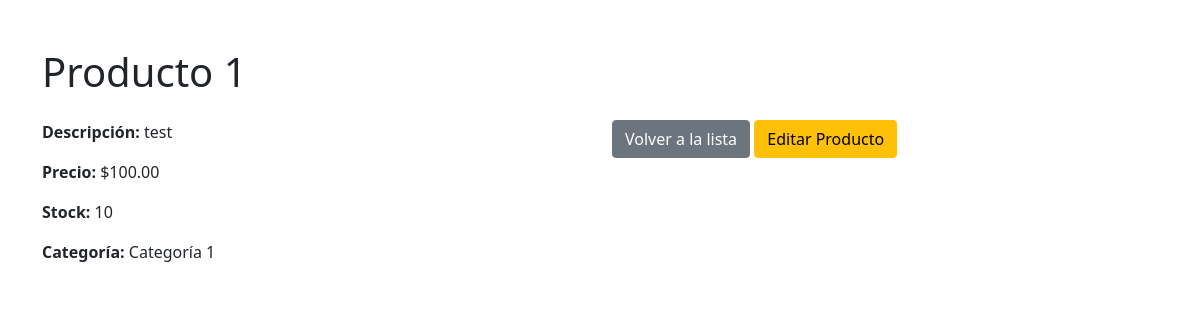
/productos/1/, run on the app's committed database.
### Gestor/models.py (models this page shows, shortened)
class Producto(models.Model):
    class Meta:
        pass
    nombre = models.CharField(max_length=100)
    descripcion = models.TextField()
    precio = models.DecimalField(max_digits=10, decimal_places=2)
    stock = models.IntegerField()
    categoria = models.CharField(max_length=50)

### Gestor/views.py (the view)
# urls.py: path('productos/<int:pk>/', views.detalle_producto, name='detalle_producto'),
def detalle_producto(request, pk):
    producto = get_object_or_404(Producto, pk=pk)
    if request.method == 'POST':
        form = ProductoForm(request.POST, instance=producto)
        if form.is_valid():
            form.save()
            return redirect('Gestor:detalle_producto', pk=producto.pk)
    else:
        form = ProductoForm(instance=producto)
    return render(request, 'productos/detalle_producto.html',{'producto':producto, 'form': form})

### Gestor/templates/productos/detalle_producto.html (shortened to what this page needs)
<!DOCTYPE html>
<html lang="es">
<head>
    <link href="https://cdn.jsdelivr.net/npm/bootstrap@5.1.3/dist/css/bootstrap.min.css" rel="stylesheet">
</head>
<body>
    <div class="container mt-5">
        <h1 class="mb-4">{{ producto.nombre }}</h1>
        <div class="row">
            <div class="col-md-6">
                <p><strong>Descripción:</strong> {{ producto.descripcion }}</p>
                <p><strong>Precio:</strong> ${{ producto.precio }}</p>
                <p><strong>Stock:</strong> {{ producto.stock }}</p>
                <p><strong>Categoría:</strong> {{ producto.categoria }}</p>
            </div>
            <div class="col-md-6">
                <a href="{% url 'Gestor:lista_producto' %}" class="btn btn-secondary">Volver a la lista</a>
                <a href="#" onclick="document.getElementById('edit-form').style.display='block'" class="btn btn-warning">Editar Producto</a>
            </div>
        </div>
    </div>
</body>
</html>

### data on the page
Producto: nombre "Producto 1", descripcion "test", precio "100.00", stock "10", categoria "Categoría 1"
